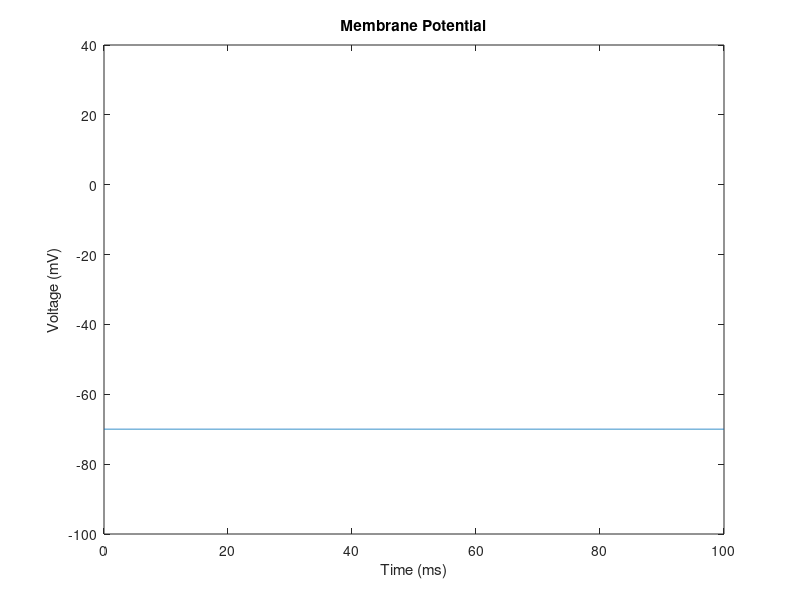
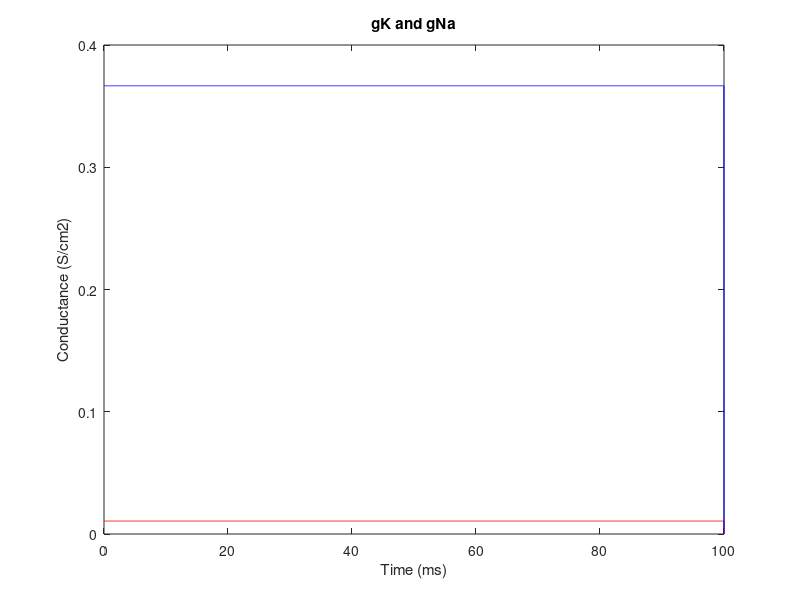
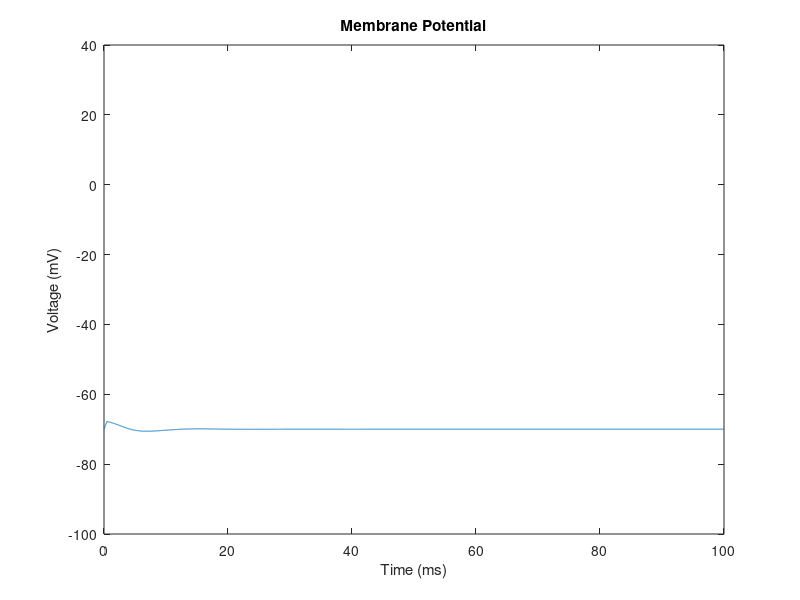
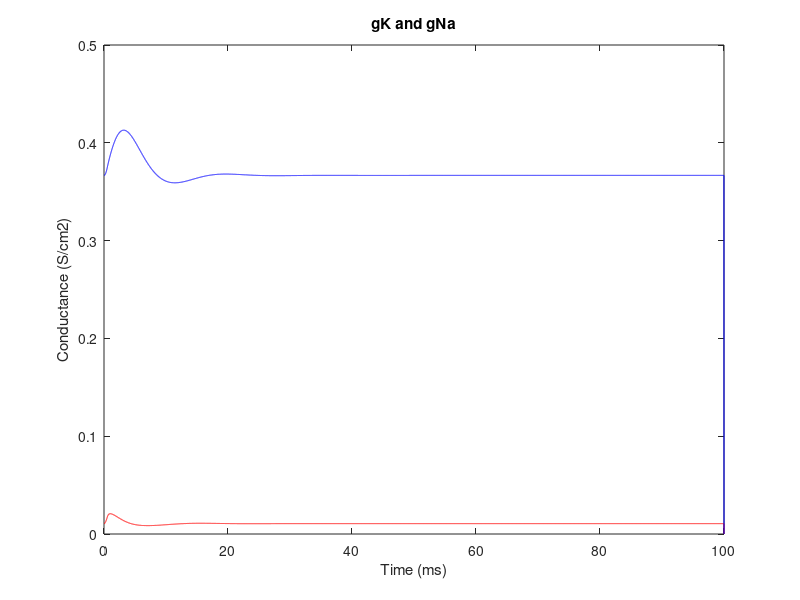

Recreate these plots in MATLAB, in order.
% Aidan Dowdle
% 9/27/14
% ECE4784 Modeling Project
% Phase I: Hodgkin Huxley Model

%==========================================================================
% Function name: Hodgkin_Huxley_Model
%
% Function description: 
% This function simulates the Hodgkin Huxley model for a variety of  
% injection currents.
%==========================================================================
function Hodgkin_Huxley_Model
close all;

dt = 0.01; % Time step (ms)
% 1. Simulate a steady-state neuron with the resting membrane potential. 
%    Input current is zero.
I_inj = zeros(100/dt, 1);
run_model(I_inj, dt);

% 2. Stimulate the model neuron with a step pulse of 5 uA/cm^2 for 0.5 ms
I_inj = [5*ones(1,0.5/dt + 1) zeros(1, 99.5/dt)];
run_model(I_inj, dt);

% 3. Stimulate the model neuron with a constant current of 5 uA/cm^2
I_inj = 5*ones(1,100/dt+1);
run_model(I_inj, dt);

end

%==========================================================================
% Function name: run_model
% Inputs (2): -I_inj, the injection current array in uA/cm^2
%             -dt, the time step in ms
%
% Function description: 
% This function runs the Hodgkin Huxley model for a given injection current 
% and time step over 100 ms. The membrane voltage, K+ conductance, and Na+
% conductance are plotted afterwards.
%==========================================================================
function run_model(I_inj, dt)
% Initialize time vector and time step
t = 0:dt:100; %Time (ms)

% Initialize m, n, and h, which represent K+ channel activation, Na+
% channel activation, and Na+ channel inactivation, respectively.
m = zeros(1, length(t));
n = zeros(1, length(t));
h = zeros(1, length(t));

% Initialize alphas and betas, the rate constants
alpha_m = zeros(1,length(t));
beta_m = zeros(1,length(t));
alpha_n = zeros(1,length(t));
beta_n = zeros(1,length(t));
alpha_h = zeros(1,length(t));
beta_h = zeros(1,length(t));

% Initialize membrane voltage and conductance vectors
V_m = zeros(1,length(t));
g_K = zeros(1,length(t));
g_Na = zeros(1, length(t));

% Constants
g_K_max = 36;       %K+ channel max conductance (mS/cm^2)
g_Na_max = 120;     %Na+ channel max conductance (mS/cm^2)
g_L = 0.3;      %Leakage current conductance (mS/cm^2)
E_K = -12;      %K+ channel Nernst potential (mV)
E_Na = 115;     %Na+ channel Nernst potential (mV)
E_L = 10.6;     %Leakage channel Nernst potential (mV)
V_rest = -70;   %Resting voltage (mV)
C_m = 1.0;      %Membrance capacitance (uF/cm^2)

for i = 1:(length(t)-1)
    % Calculate all alpha and beta values
    alpha_m(i) = 0.1*((25 - V_m(i))/(exp((25-V_m(i))/10)-1));
    beta_m(i) = 4*exp(-1*V_m(i)/18);
    alpha_n(i) = 0.01*((10-V_m(i))/(exp((10-V_m(i))/10)-1));
    beta_n(i) = 0.125*exp(-1*V_m(i)/80);
    alpha_h(i) = 0.07*exp(-1*V_m(i)/20);
    beta_h(i) = 1/(exp((30-V_m(i))/10)+1);
    
    % Initial conditions
    if(i == 1)
        m(i) = alpha_m(i)/(alpha_m(i) + beta_m(i));
        n(i) = alpha_n(i)/(alpha_n(i) + beta_n(i));
        h(i) = alpha_h(i)/(alpha_h(i) + beta_h(i));
    end
    
    % Calculate conductances
    g_Na(i) = m(i)^3*g_Na_max*h(i);
    g_K(i) = n(i)^4*g_K_max;
    
    % Calculate currents
    I_Na = g_Na(i)*(V_m(i) - E_Na);
    I_K = g_K(i)*(V_m(i) - E_K);
    I_L = g_L*(V_m(i) - E_L);
    I_ion = I_inj(i) - I_K - I_Na - I_L;
    
    % Calculate membrane voltage, m, n, and h using Euler's method
    V_m(i+1) = V_m(i) + I_ion/C_m*dt;
    m(i+1) = m(i) + (alpha_m(i)*(1-m(i))-beta_m(i)*m(i))*dt;
    n(i+1) = n(i) + (alpha_n(i)*(1-n(i))-beta_n(i)*n(i))*dt;
    h(i+1) = h(i) + (alpha_h(i)*(1-h(i))-beta_h(i)*h(i))*dt;
end

V_m = V_m + V_rest;

% Plot membrane potential
figure;
plot(t, V_m)
axis([0, 100, -100, 40])
title('Membrane Potential')
xlabel('Time (ms)')
ylabel('Voltage (mV)')

% Plot conductances
figure;
plot(t, g_Na, 'r', t, g_K, 'b');
title('gK and gNa')
xlabel('Time (ms)')
ylabel('Conductance (S/cm2)')
end